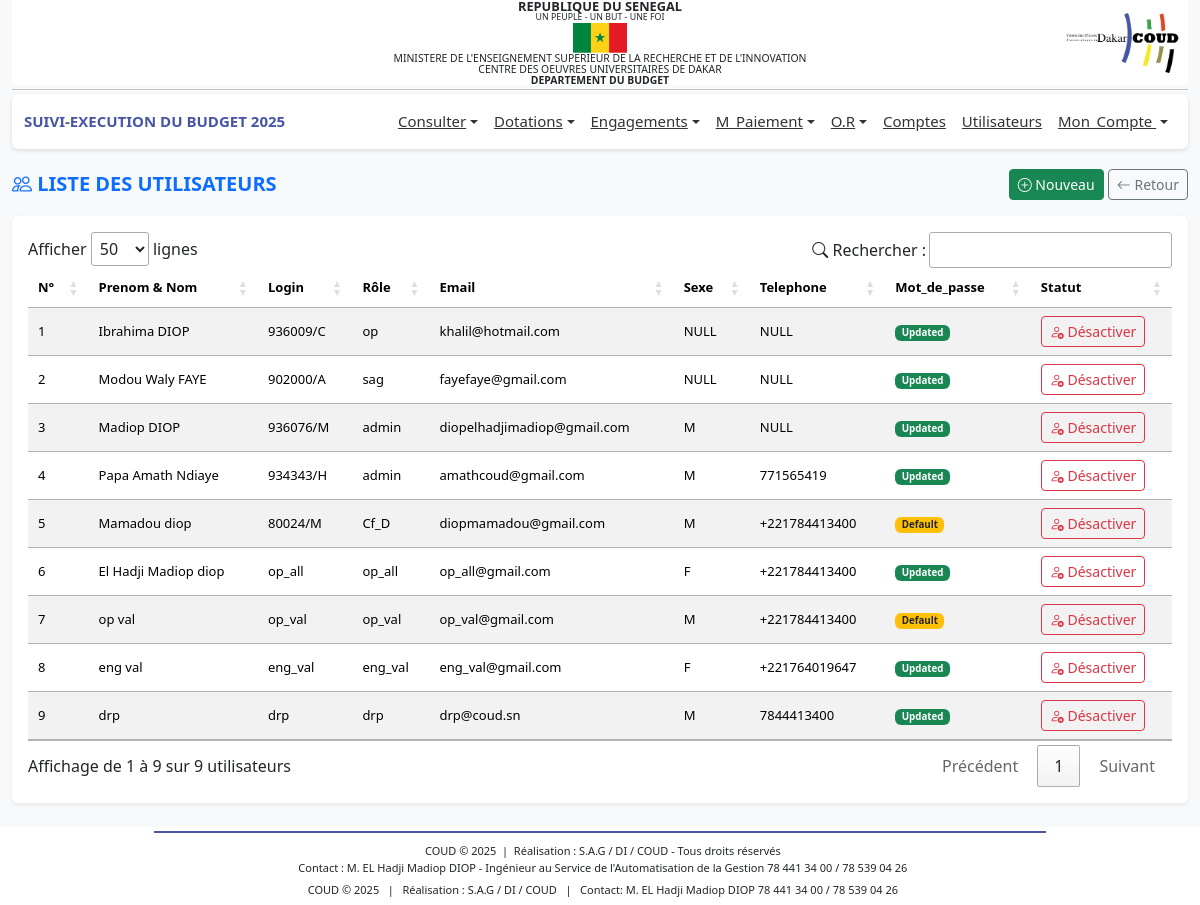
/profiles/dba/liste_users.php (signed in), run on the app's committed database.
### tables this page shows
CREATE TABLE IF NOT EXISTS `bud_users` (
  `idUser` int NOT NULL AUTO_INCREMENT,
  `nom` varchar(100) DEFAULT NULL,
  `log` varchar(100) DEFAULT NULL,
  `mdp` varchar(255) DEFAULT NULL,
  `email` varchar(100) DEFAULT NULL,
  `priv` varchar(100) DEFAULT NULL,
  `telephone` varchar(20) DEFAULT NULL,
  `sexe` varchar(15) DEFAULT NULL,
  `type_mdp` varchar(50) DEFAULT NULL,
  `statut` tinyint(1) NOT NULL DEFAULT '1',
  `date_sys` date NOT NULL,
  `an` varchar(10) DEFAULT NULL,
  PRIMARY KEY (`idUser`),
  UNIQUE KEY `log` (`log`),
  UNIQUE KEY `email` (`email`)
);

### includes/fonctions.php (called while the page is built, shortened)
<?php
function connexionBD()
{
    $connexion = mysqli_connect('localhost', 'root', '', 'budget_db_2024') or
        die('Serveur inaccessible. Merci de reessayer plus tard.');
    return $connexion;
}
$connexion = connexionBD();
function getAllUsers()
{
    global $connexion;
    $query = 'SELECT * FROM `bud_users` ORDER BY date_sys DESC';
    $result = $connexion->query($query);
    if ($result->num_rows > 0) {
        return $result->fetch_all(MYSQLI_ASSOC);
    } else {
        return [];
    }
}
?>

### profiles/dba/liste_users.php (the view, shortened to what this page needs)
<?php include '../../includes/fonctions.php';?>
<?php include '../../includes/header.php';?>
<link rel="stylesheet" href="https://cdn.datatables.net/1.13.6/css/jquery.dataTables.min.css">
<link rel="stylesheet" href="https://cdn.jsdelivr.net/npm/bootstrap-icons@1.11.3/font/bootstrap-icons.css">
<main class="container-fluid mt-3">
    <div class="d-flex justify-content-between align-items-center mb-3">
        <h5 class="text-primary fw-bold mb-0">
            <i class="bi bi-people"></i> LISTE DES UTILISATEURS
        </h5>
        <div>
            <a href="add_user.php" class="btn btn-success btn-sm">
                <i class="bi bi-plus-circle"></i> Nouveau
            </a>
            <a href="javascript:history.back()" class="btn btn-outline-secondary btn-sm">
                <i class="bi bi-arrow-left"></i> Retour
            </a>
        </div>
    </div>
    <div class="card shadow-sm border-0">
        <div class="card-body">
            <table id="tableUsers" class="table table-striped table-hover align-middle">
                <thead class="custom-header">
                    <tr>
                        <th>N°</th>
                        <th>Prenom & Nom</th>
                        <th>Login</th>
                        <th>Rôle</th>
                        <th>Email</th>
                        <th>Sexe</th>
                        <th>Telephone</th>
                        <th>Mot_de_passe</th>
                        <th>Statut</th>
                    </tr>
                </thead>
                <tbody>
                    <?php
                    $users = getAllUsers();
                    $n = 1;
                    ?>
                    <?php if (!empty($users)) : ?>
                    <?php foreach ($users as $user) : ?>
                    <tr>
                        <td><?= $n ?></td>
                        <td><?= htmlspecialchars($user['nom']) ?></td>
                        <td><?= htmlspecialchars($user['log']) ?></td>
                        <td><?= htmlspecialchars($user['priv']) ?></td>
                        <td><?= htmlspecialchars($user['email']) ?></td>
                        <td><?= htmlspecialchars($user['sexe']??"NULL") ?></td>
                        <td><?= htmlspecialchars($user['telephone']??"NULL") ?></td>
                        <td>
                            <span
                                class="badge <?= ($user['type_mdp'] == 'updated') ? 'bg-success' : 'bg-warning text-dark'; ?>">
                                <?= ucfirst(htmlspecialchars($user['type_mdp'])) ?>
                            </span>
                        </td>
                        <td>
                            <a href="?toggle_id=<?= $user['idUser'] ?>"
                                class="btn btn-sm <?= ($user['statut']) ? 'btn-outline-danger' : 'btn-outline-success' ?>"
                                onclick="return confirm('Confirmer cette action ?')">
                                <i class="bi <?= ($user['statut']) ? 'bi-person-x' : 'bi-person-check' ?>"></i>
                                <?= ($user['statut']) ? 'Désactiver' : 'Activer' ?>
                            </a>
                        </td>
                    </tr>
                    <?php $n++; ?>
                    <?php endforeach; ?>
                    <?php endif; ?>
                </tbody>
            </table>
        </div>
    </div>
</main>
<?php include '../../includes/footer.php';?>
<link rel="stylesheet" href="https://cdn.datatables.net/buttons/2.4.2/css/buttons.dataTables.min.css">

### includes/header.php (style rules this page uses)
body { font-family: 'Segoe UI', Tahoma, sans-serif; background-color: #f8f9fa; margin: 0; display: flex; flex-direction: column; min-height: 100vh; }
main { flex: 1; }

### profiles/dba/liste_users.php (style rules this page uses)
.custom-header { background-color: #4655a4; color: #fff; }
#tableUsers th, #tableUsers td { text-align: left !important; vertical-align: middle; font-size: 13px !important; }

### data on the page
bud_users: nom "Ibrahima DIOP", log "936009/C", priv "op", email "khalil@hotmail.com", sexe "NULL", telephone "NULL", type_mdp "Updated", statut 1 (drawn)
bud_users: nom "Modou Waly FAYE", log "902000/A", priv "sag", email "fayefaye@gmail.com", sexe "NULL", telephone "NULL", type_mdp "Updated", statut 1 (drawn)
bud_users: nom "Madiop DIOP", log "936076/M", priv "admin", email "diopelhadjimadiop@gmail.com", sexe "M", telephone "NULL", type_mdp "Updated", statut 1 (drawn)
bud_users: nom "Papa Amath Ndiaye", log "934343/H", priv "admin", email "amathcoud@gmail.com", sexe "M", telephone "771565419", type_mdp "Updated", statut 1 (drawn)
bud_users: nom "Mamadou diop", log "80024/M", priv "Cf_D", email "diopmamadou@gmail.com", sexe "M", telephone "+221784413400", type_mdp "Default", statut 1 (drawn)
bud_users: nom "El Hadji Madiop diop", log "op_all", priv "op_all", email "op_all@gmail.com", sexe "F", telephone "+221784413400", type_mdp "Updated", statut 1 (drawn)
bud_users: nom "op val", log "op_val", priv "op_val", email "op_val@gmail.com", sexe "M", telephone "+221784413400", type_mdp "Default", statut 1 (drawn)
bud_users: nom "eng val", log "eng_val", priv "eng_val", email "eng_val@gmail.com", sexe "F", telephone "+221764019647", type_mdp "Updated", statut 1 (drawn)
bud_users: nom "drp", log "drp", priv "drp", email "drp@coud.sn", sexe "M", telephone "7844413400", type_mdp "Updated", statut 1 (drawn)

### other printed values
$_SESSION['an'] "2025"
